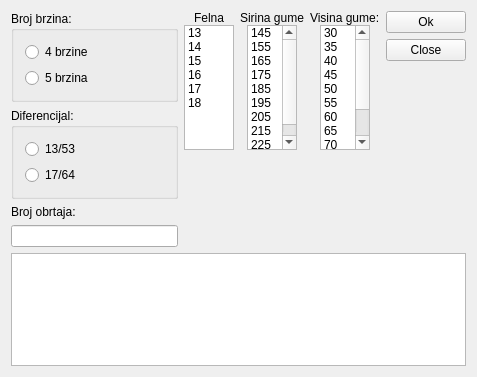
<?xml version="1.0" encoding="UTF-8"?>
<ui version="4.0">
 <class>MainWindow</class>
 <widget class="QMainWindow" name="MainWindow">
  <property name="geometry">
   <rect>
    <x>0</x>
    <y>0</y>
    <width>477</width>
    <height>377</height>
   </rect>
  </property>
  <property name="windowTitle">
   <string>Obrtaji</string>
  </property>
  <widget class="QWidget" name="centralWidget">
   <layout class="QGridLayout" name="gridLayout">
    <item row="0" column="0">
     <layout class="QVBoxLayout" name="verticalLayout">
      <property name="sizeConstraint">
       <enum>QLayout::SetDefaultConstraint</enum>
      </property>
      <item>
       <layout class="QHBoxLayout" name="horizontalLayout">
        <item>
         <layout class="QVBoxLayout" name="verticalLayout_3">
          <item>
           <widget class="QGroupBox" name="groupBox">
            <property name="title">
             <string>Broj brzina:</string>
            </property>
            <layout class="QVBoxLayout" name="verticalLayout_5">
             <item>
              <widget class="QRadioButton" name="radioButton_4">
               <property name="text">
                <string>4 brzine</string>
               </property>
              </widget>
             </item>
             <item>
              <widget class="QRadioButton" name="radioButton_5">
               <property name="text">
                <string>5 brzina</string>
               </property>
              </widget>
             </item>
            </layout>
           </widget>
          </item>
          <item>
           <widget class="QGroupBox" name="groupBox_2">
            <property name="title">
             <string>Diferencijal:</string>
            </property>
            <layout class="QVBoxLayout" name="verticalLayout_6">
             <item>
              <widget class="QRadioButton" name="radioButton_13">
               <property name="text">
                <string>13/53</string>
               </property>
              </widget>
             </item>
             <item>
              <widget class="QRadioButton" name="radioButton_17">
               <property name="text">
                <string>17/64</string>
               </property>
              </widget>
             </item>
            </layout>
           </widget>
          </item>
          <item>
           <widget class="QLabel" name="label">
            <property name="text">
             <string>Broj obrtaja:</string>
            </property>
           </widget>
          </item>
          <item>
           <widget class="QLineEdit" name="lineEdit"/>
          </item>
          <item>
           <spacer name="verticalSpacer_2">
            <property name="orientation">
             <enum>Qt::Vertical</enum>
            </property>
            <property name="sizeHint" stdset="0">
             <size>
              <width>20</width>
              <height>40</height>
             </size>
            </property>
           </spacer>
          </item>
         </layout>
        </item>
        <item>
         <layout class="QVBoxLayout" name="verticalLayout_7">
          <property name="spacing">
           <number>0</number>
          </property>
          <property name="rightMargin">
           <number>0</number>
          </property>
          <property name="bottomMargin">
           <number>10</number>
          </property>
          <item alignment="Qt::AlignHCenter">
           <widget class="QLabel" name="label_4">
            <property name="text">
             <string>Felna</string>
            </property>
            <property name="margin">
             <number>2</number>
            </property>
           </widget>
          </item>
          <item alignment="Qt::AlignHCenter">
           <widget class="QListWidget" name="listFelna">
            <property name="maximumSize">
             <size>
              <width>50</width>
              <height>125</height>
             </size>
            </property>
            <item>
             <property name="text">
              <string>13</string>
             </property>
            </item>
            <item>
             <property name="text">
              <string>14</string>
             </property>
            </item>
            <item>
             <property name="text">
              <string>15</string>
             </property>
            </item>
            <item>
             <property name="text">
              <string>16</string>
             </property>
            </item>
            <item>
             <property name="text">
              <string>17</string>
             </property>
            </item>
            <item>
             <property name="text">
              <string>18</string>
             </property>
            </item>
           </widget>
          </item>
          <item>
           <spacer name="verticalSpacer_5">
            <property name="orientation">
             <enum>Qt::Vertical</enum>
            </property>
            <property name="sizeHint" stdset="0">
             <size>
              <width>20</width>
              <height>40</height>
             </size>
            </property>
           </spacer>
          </item>
         </layout>
        </item>
        <item>
         <layout class="QVBoxLayout" name="verticalLayout_4">
          <property name="spacing">
           <number>0</number>
          </property>
          <property name="rightMargin">
           <number>0</number>
          </property>
          <property name="bottomMargin">
           <number>10</number>
          </property>
          <item alignment="Qt::AlignHCenter">
           <widget class="QLabel" name="label_3">
            <property name="text">
             <string>Sirina gume</string>
            </property>
            <property name="margin">
             <number>2</number>
            </property>
           </widget>
          </item>
          <item alignment="Qt::AlignHCenter">
           <widget class="QListWidget" name="listSirina">
            <property name="maximumSize">
             <size>
              <width>50</width>
              <height>125</height>
             </size>
            </property>
            <item>
             <property name="text">
              <string>145</string>
             </property>
            </item>
            <item>
             <property name="text">
              <string>155</string>
             </property>
            </item>
            <item>
             <property name="text">
              <string>165</string>
             </property>
            </item>
            <item>
             <property name="text">
              <string>175</string>
             </property>
            </item>
            <item>
             <property name="text">
              <string>185</string>
             </property>
            </item>
            <item>
             <property name="text">
              <string>195</string>
             </property>
            </item>
            <item>
             <property name="text">
              <string>205</string>
             </property>
            </item>
            <item>
             <property name="text">
              <string>215</string>
             </property>
            </item>
            <item>
             <property name="text">
              <string>225</string>
             </property>
            </item>
           </widget>
          </item>
          <item>
           <spacer name="verticalSpacer">
            <property name="orientation">
             <enum>Qt::Vertical</enum>
            </property>
            <property name="sizeHint" stdset="0">
             <size>
              <width>20</width>
              <height>40</height>
             </size>
            </property>
           </spacer>
          </item>
         </layout>
        </item>
        <item>
         <layout class="QVBoxLayout" name="lyt" stretch="0,0,0">
          <property name="spacing">
           <number>0</number>
          </property>
          <property name="sizeConstraint">
           <enum>QLayout::SetDefaultConstraint</enum>
          </property>
          <property name="leftMargin">
           <number>0</number>
          </property>
          <property name="topMargin">
           <number>0</number>
          </property>
          <property name="rightMargin">
           <number>0</number>
          </property>
          <property name="bottomMargin">
           <number>10</number>
          </property>
          <item alignment="Qt::AlignHCenter">
           <widget class="QLabel" name="label_2">
            <property name="text">
             <string>Visina gume:</string>
            </property>
            <property name="margin">
             <number>2</number>
            </property>
           </widget>
          </item>
          <item alignment="Qt::AlignHCenter">
           <widget class="QListWidget" name="listVisina">
            <property name="maximumSize">
             <size>
              <width>50</width>
              <height>125</height>
             </size>
            </property>
            <item>
             <property name="text">
              <string>30</string>
             </property>
            </item>
            <item>
             <property name="text">
              <string>35</string>
             </property>
            </item>
            <item>
             <property name="text">
              <string>40</string>
             </property>
            </item>
            <item>
             <property name="text">
              <string>45</string>
             </property>
            </item>
            <item>
             <property name="text">
              <string>50</string>
             </property>
            </item>
            <item>
             <property name="text">
              <string>55</string>
             </property>
            </item>
            <item>
             <property name="text">
              <string>60</string>
             </property>
            </item>
            <item>
             <property name="text">
              <string>65</string>
             </property>
            </item>
            <item>
             <property name="text">
              <string>70</string>
             </property>
            </item>
            <item>
             <property name="text">
              <string>75</string>
             </property>
            </item>
            <item>
             <property name="text">
              <string>80</string>
             </property>
            </item>
           </widget>
          </item>
          <item>
           <spacer name="verticalSpacer_3">
            <property name="orientation">
             <enum>Qt::Vertical</enum>
            </property>
            <property name="sizeHint" stdset="0">
             <size>
              <width>20</width>
              <height>40</height>
             </size>
            </property>
           </spacer>
          </item>
         </layout>
        </item>
        <item>
         <layout class="QVBoxLayout" name="verticalLayout_2">
          <item>
           <widget class="QPushButton" name="pushButton_2">
            <property name="text">
             <string>Ok</string>
            </property>
           </widget>
          </item>
          <item>
           <widget class="QPushButton" name="pushButton">
            <property name="text">
             <string>Close</string>
            </property>
           </widget>
          </item>
          <item>
           <spacer name="verticalSpacer_4">
            <property name="orientation">
             <enum>Qt::Vertical</enum>
            </property>
            <property name="sizeHint" stdset="0">
             <size>
              <width>20</width>
              <height>40</height>
             </size>
            </property>
           </spacer>
          </item>
         </layout>
        </item>
       </layout>
      </item>
     </layout>
    </item>
    <item row="1" column="0">
     <widget class="QTextBrowser" name="textBrowser"/>
    </item>
   </layout>
  </widget>
 </widget>
 <layoutdefault spacing="6" margin="11"/>
 <resources/>
 <connections/>
</ui>
